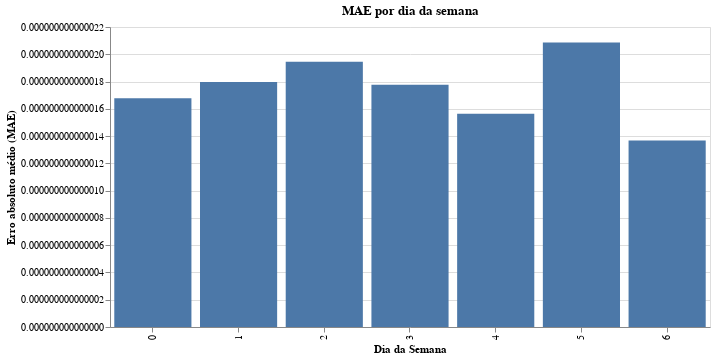

Source (notebook cell):
### Code cell
chart = (
    alt.Chart(dow_mae)
    .mark_bar()
    .encode(
        x=alt.X("dayofweek:O", title="Dia da Semana"),
        y=alt.Y("residual:Q", title="Erro absoluto médio (MAE)"),
    )
    .properties(
        width=600,
        height=300,
        title="MAE por dia da semana"
    )
)

chart

### Figure 1 — Vega-Lite specification as saved in the notebook (floating-point values rounded to 4 significant figures)
{"config": {"view": {"continuousWidth": 300, "continuousHeight": 300}}, "data": {"name": "data-44071a612c206aa6eb4442b479a7a387"}, "mark": {"type": "bar"}, "encoding": {"x": {"field": "dayofweek", "title": "Dia da Semana", "type": "ordinal"}, "y": {"field": "residual", "title": "Erro absoluto médio (MAE)", "type": "quantitative"}}, "height": 300, "title": "MAE por dia da semana", "width": 600, "$schema": "https://vega.github.io/schema/vega-lite/v6.1.0.json", "datasets": {"data-44071a612c206aa6eb4442b479a7a387": [{"dayofweek": 0, "residual": 1.678e-14}, {"dayofweek": 1, "residual": 1.796e-14}, {"dayofweek": 2, "residual": 1.945e-14}, {"dayofweek": 3, "residual": 1.777e-14}, {"dayofweek": 4, "residual": 1.563e-14}, {"dayofweek": 5, "residual": 2.086e-14}, {"dayofweek": 6, "residual": 1.368e-14}]}}
